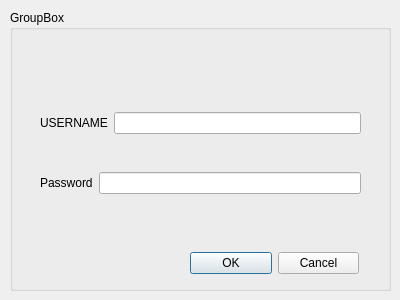
<?xml version="1.0" encoding="UTF-8"?>
<ui version="4.0">
 <class>login</class>
 <widget class="QDialog" name="login">
  <property name="geometry">
   <rect>
    <x>0</x>
    <y>0</y>
    <width>400</width>
    <height>300</height>
   </rect>
  </property>
  <property name="windowTitle">
   <string>Dialog</string>
  </property>
  <widget class="QGroupBox" name="groupBox_2">
   <property name="geometry">
    <rect>
     <x>10</x>
     <y>10</y>
     <width>381</width>
     <height>281</height>
    </rect>
   </property>
   <property name="title">
    <string>GroupBox</string>
   </property>
   <widget class="QWidget" name="layoutWidget_2">
    <property name="geometry">
     <rect>
      <x>180</x>
      <y>240</y>
      <width>169</width>
      <height>27</height>
     </rect>
    </property>
    <layout class="QHBoxLayout" name="horizontalLayout_3">
     <item>
      <widget class="QPushButton" name="pb_loginok">
       <property name="text">
        <string>OK</string>
       </property>
      </widget>
     </item>
     <item>
      <widget class="QPushButton" name="pb_logincancel">
       <property name="text">
        <string>Cancel</string>
       </property>
      </widget>
     </item>
    </layout>
   </widget>
   <widget class="QWidget" name="layoutWidget_3">
    <property name="geometry">
     <rect>
      <x>30</x>
      <y>160</y>
      <width>321</width>
      <height>26</height>
     </rect>
    </property>
    <layout class="QHBoxLayout" name="horizontalLayout_4">
     <item>
      <widget class="QLabel" name="label_41">
       <property name="text">
        <string>Password</string>
       </property>
      </widget>
     </item>
     <item>
      <widget class="QLineEdit" name="le_loginpassword"/>
     </item>
    </layout>
   </widget>
   <widget class="QWidget" name="layoutWidget_4">
    <property name="geometry">
     <rect>
      <x>30</x>
      <y>100</y>
      <width>321</width>
      <height>26</height>
     </rect>
    </property>
    <layout class="QHBoxLayout" name="horizontalLayout_5">
     <item>
      <widget class="QLabel" name="label_42">
       <property name="text">
        <string>USERNAME</string>
       </property>
      </widget>
     </item>
     <item>
      <widget class="QLineEdit" name="le_loginusername"/>
     </item>
    </layout>
   </widget>
  </widget>
 </widget>
 <resources/>
 <connections/>
</ui>
